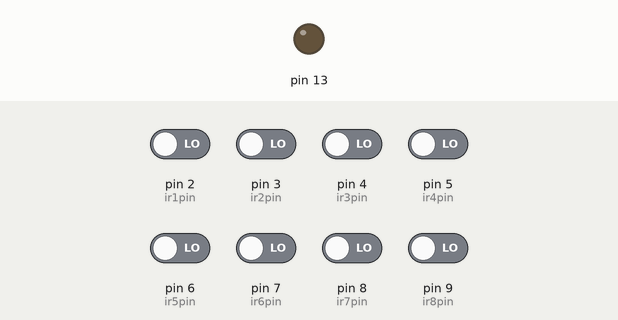
A sketch run on a simulated Arduino Uno, built with avr-gcc and run on an emulated ATmega328P. On the bench: output pins drawn as LEDs (lit = HIGH). Inputs (shaded band) come from the test bench; at power-on: pin 2 (ir1pin), pin 3 (ir2pin), pin 4 (ir3pin), pin 5 (ir4pin), pin 6 (ir5pin), pin 7 (ir6pin), pin 8 (ir7pin), pin 9 (ir8pin) LOW. What the sketch prints to the serial monitor is not drawn.

Above: at 2.8 s.
2.9 s: pin 4 (ir3pin) driven HIGH
At 3.4 s:
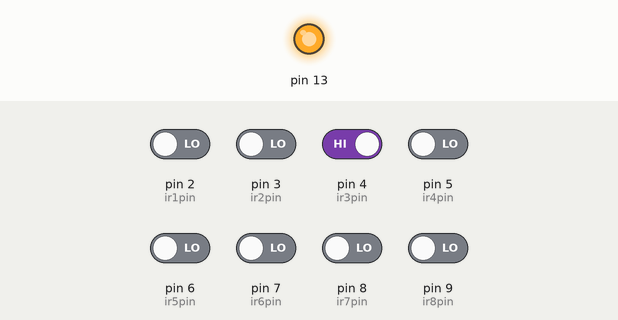
4.5 s: pin 5 (ir4pin) driven HIGH
Timing chart, 0 to 7.5 s (numbered marks = the images above; inputs shaded):
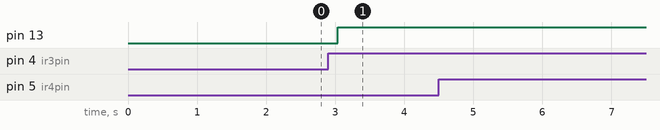

Measured:
- after the input at 2.9 s, pin 13: LOW → HIGH after 0.14 s
- after the input at 4.5 s, every drawn part: stays the same

The sketch:

07_code.ino
```cpp
int mino1;//도로1
int mino2;//도로2
int mino3;//도로3
int mino4;//도로4
int ir1pin = 2;
int ir2pin = 3;
int ir3pin = 4;
int ir4pin = 5;
int ir5pin = 6;
int ir6pin = 7;
int ir7pin = 8;
int ir8pin = 9;


void setup() {
 Serial.begin(9600);
pinMode(13,OUTPUT);
pinMode(12,INPUT);
pinMode(ir1pin, INPUT);
pinMode(ir2pin, INPUT);
pinMode(ir3pin, INPUT);
pinMode(ir4pin, INPUT);
pinMode(ir5pin, INPUT);
pinMode(ir6pin, INPUT);
pinMode(ir7pin, INPUT);
pinMode(ir8pin, INPUT);
}


void loop() {
  int ir1 = digitalRead(ir1pin);
  Serial.print(ir1);
    int ir2 = digitalRead(ir2pin);
  Serial.print(ir2);
    int ir3 = digitalRead(ir3pin);
  Serial.print(ir3);
    int ir4 = digitalRead(ir4pin);
  Serial.print(ir4);
    int ir5 = digitalRead(ir5pin);
  Serial.print(ir5);
    int ir6 = digitalRead(ir6pin);
  Serial.print(ir6);
    int ir7 = digitalRead(ir7pin);
  Serial.print(ir7);
    int ir8 = digitalRead(ir8pin);
  Serial.println(ir8);


  if(ir1 == 1 && ir2 == 1) {
    Serial.println("차 없음");
    mino1 = 0;
  }
  else if(ir1 == 1 && ir2 == 0) {
    Serial.println("차 조금");
    mino1 = 1;
  }
  else if(ir1 == 0 && ir2 == 0) {
    Serial.println("차 많음");
    mino1 = 2;
  }
  if(ir3 == 1 && ir4 == 1) {
    Serial.println("차 없음");
    mino2 = 0;
  }
  else if(ir3 == 1 && ir4 == 0) {
    Serial.println("차 조금");
      mino2 = 1;
  }
  else if(ir3 == 0 && ir4 == 0) {
    Serial.println("차 많음");
      mino2 = 2;
  }
  if(ir5 == 1 && ir6 == 1) {
    Serial.println("차 없음");
      mino3 = 0;
  }
  else if(ir5 == 1 && ir6 == 0) {
    Serial.println("차 조금");
    mino3 = 1;
  }
  else if(ir5 == 0 && ir6 == 0) {
    Serial.println("차 많음");
    mino3 = 2;
  }
  if(ir7 == 1 && ir8 == 1) {
    Serial.println("차 없음");
    mino4 = 0;
  }
  else if(ir7 == 1 && ir8 == 0) {
    Serial.println("차 조금");
      mino4 = 1;
  }
  else if(ir7 == 0 && ir8 == 0) {
    Serial.println("차 많음");
      mino4 = 2;
  }
  if(mino1+mino3>mino2+mino4){
    digitalWrite(13,HIGH);
    Serial.println("1번도로 많음");
  }
  else {
    digitalWrite(13,LOW);
    Serial.println("2번도로 많음");
  }


  delay(1000);


}
```
